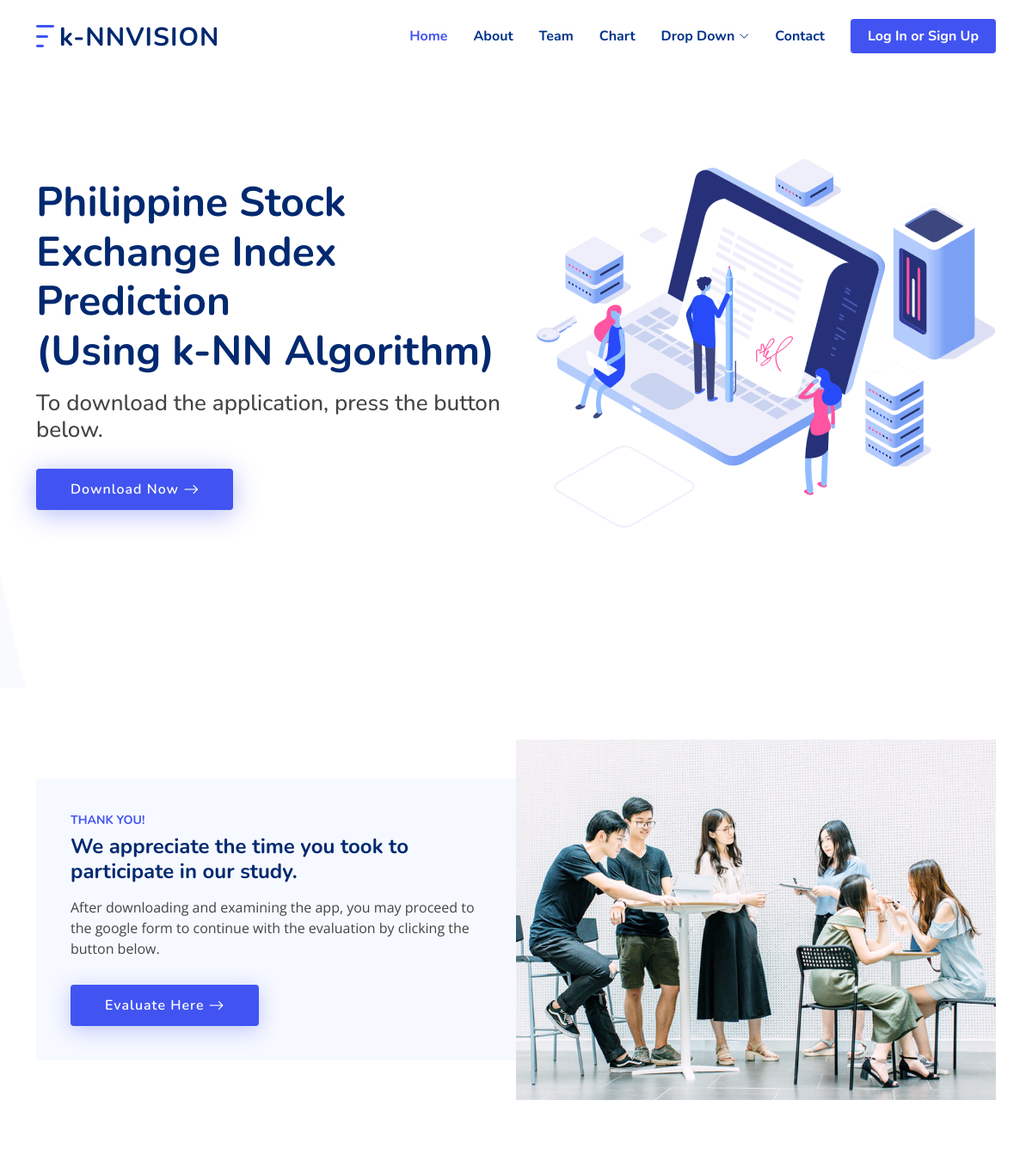
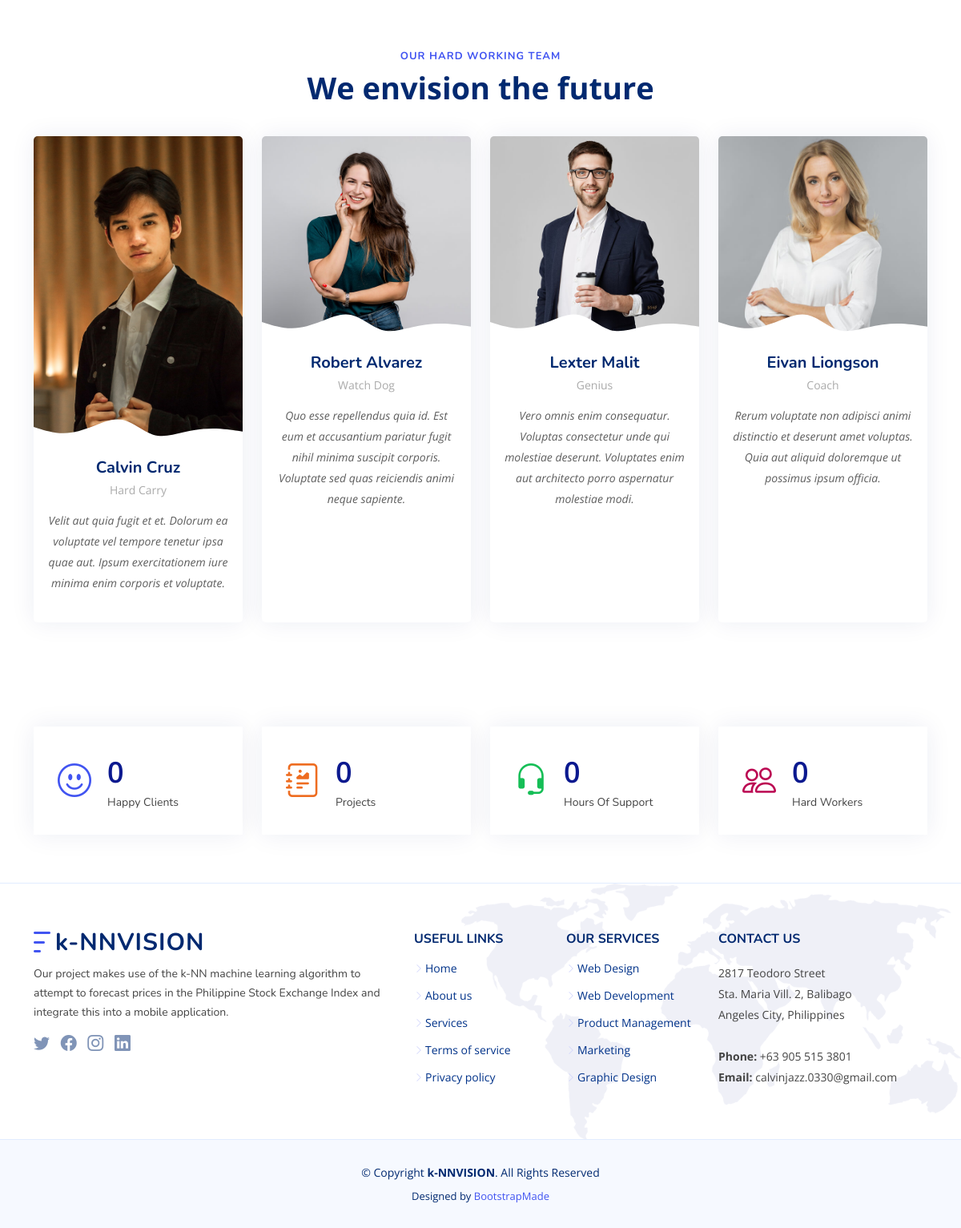
The page / on the database its author committed (2 pictures, top to bottom).
### myApp/models.py (models this page shows)
class Member(models.Model):
    name = models.CharField(max_length=20)
    details = models.CharField(max_length=200)

### myApp/views.py (the view)
# urls.py: path('', views.index, name='index'),
def index(request):
    context = {
        'member':Member.objects.all()
    }
    return render(request, 'index.html', context)

### templates/index.html (shortened to what this page needs)
{% load static %}
<!DOCTYPE html>
<html lang="en">
<head>
  <link href="{% static 'assets/vendor/bootstrap/css/bootstrap.min.css' %}" rel="stylesheet">
  <link href="{% static 'assets/vendor/bootstrap-icons/bootstrap-icons.css' %}" rel="stylesheet">
  <link href="{% static 'assets/vendor/aos/aos.css' %}" rel="stylesheet">
  <link href="{% static 'assets/vendor/remixicon/remixicon.css' %}" rel="stylesheet">
  <link href="{% static 'assets/vendor/swiper/swiper-bundle.min.css' %}" rel="stylesheet">
  <link href="{% static 'assets/vendor/glightbox/css/glightbox.min.css' %}" rel="stylesheet">
  <link href="{% static 'assets/css/style.css' %}" rel="stylesheet">
</head>
<body>
  <header id="header" class="header fixed-top">
    <div class="container-fluid container-xl d-flex align-items-center justify-content-between">
      <a href="" class="logo d-flex align-items-center">
        <img src="{% static 'assets/img/logo.png' %}" alt="">
        <span>k-NNVISION</span>
      </a>
      <nav id="navbar" class="navbar">
        <ul>
          <li><a class="nav-link scrollto active" href="#hero">Home</a></li>
          <li><a class="nav-link scrollto" href="#about">About</a></li>
          <li><a class="nav-link scrollto" href="#team">Team</a></li>
          <li><a href="chart">Chart</a></li>
          <li class="dropdown"><a href="#"><span>Drop Down</span> <i class="bi bi-chevron-down"></i></a>
          </li>
          <li><a class="nav-link scrollto" href="#footer">Contact</a></li>
          {% if user.is_authenticated %}
          <li><a class="getstarted scrollto" href="logout">Log Out</a></li>
          {% else %}
          <li><a class="getstarted scrollto" href="login">Log In or Sign Up</a></li>
          {% endif %}
        </ul>
      </nav>
    </div>
  </header>
  <section id="hero" class="hero d-flex align-items-center">
    <div class="container">
      <div class="row">
        <div class="col-lg-6 d-flex flex-column justify-content-center">
          {% if user.is_authenticated %}
          <h1>Welcome, {{user.first_name}}</h1>
          {% else %}
          <h1 data-aos="fade-up">Philippine Stock Exchange Index Prediction <br>(Using k-NN Algorithm)</h1>
          {% endif %}
          <h2 data-aos="fade-up" data-aos-delay="400">To download the application, press the button below.</h2>
          <div data-aos="fade-up" data-aos-delay="600">
            <div class="text-center text-lg-start">
              <a href="download" class="btn-get-started scrollto d-inline-flex align-items-center justify-content-center align-self-center">
                <span>Download Now</span>
                <i class="bi bi-arrow-right"></i>
              </a>
            </div>
          </div>
        </div>
        <div class="col-lg-6 hero-img" data-aos="zoom-out" data-aos-delay="200">
          <img src="{% static 'assets/img/hero-img.png' %}" class="img-fluid" alt="">
        </div>
      </div>
    </div>
  </section>
  <main id="main">
    <section id="about" class="about">
      <div class="container" data-aos="fade-up">
        <div class="row gx-0">
          <div class="col-lg-6 d-flex flex-column justify-content-center" data-aos="fade-up" data-aos-delay="200">
            <div class="content">
              <h3>Thank you!</h3>
              <h2>We appreciate the time you took to participate in our study.</h2>
              <p>
                After downloading and examining the app, you may proceed to the google form to continue with the evaluation by clicking the button below.
              </p>
              <div class="text-center text-lg-start">
                <a href="#" class="btn-read-more d-inline-flex align-items-center justify-content-center align-self-center">
                  <span>Evaluate Here</span>
                  <i class="bi bi-arrow-right"></i>
                </a>
              </div>
            </div>
          </div>
          <div class="col-lg-6 d-flex align-items-center" data-aos="zoom-out" data-aos-delay="200">
            <img src="{% static 'assets/img/about.jpg' %}" class="img-fluid" alt="">
          </div>
        </div>
      </div>
    </section>
    <section id="team" class="team">
      <div class="container" data-aos="fade-up">
        <header class="section-header">
          <h2>Our hard working team</h2>
          <p>We envision the future</p>
        </header>
        <div class="row gy-4">
          <div class="col-lg-3 col-md-6 d-flex align-items-stretch" data-aos="fade-up" data-aos-delay="100">
            <div class="member">
              <div class="member-img">
                <img src="{% static 'assets/img/team/team-1.jpg' %}" class="img-fluid" alt="">
              </div>
              <div class="member-info">
                <h4>{{member.0.name}}</h4>
                <span>{{member.0.details}}</span>
                <p>Velit aut quia fugit et et. Dolorum ea voluptate vel tempore tenetur ipsa quae aut. Ipsum exercitationem iure minima enim corporis et voluptate.</p>
              </div>
            </div>
          </div>
          <div class="col-lg-3 col-md-6 d-flex align-items-stretch" data-aos="fade-up" data-aos-delay="200">
            <div class="member">
              <div class="member-img">
                <img src="{% static 'assets/img/team/team-2.jpg' %}" class="img-fluid" alt="">
              </div>
              <div class="member-info">
                <h4>{{member.1.name}}</h4>
                <span>{{member.1.details}}</span>
                <p>Quo esse repellendus quia id. Est eum et accusantium pariatur fugit nihil minima suscipit corporis. Voluptate sed quas reiciendis animi neque sapiente.</p>
              </div>
            </div>
          </div>
          <div class="col-lg-3 col-md-6 d-flex align-items-stretch" data-aos="fade-up" data-aos-delay="300">
            <div class="member">
              <div class="member-img">
                <img src="{% static 'assets/img/team/team-3.jpg' %}" class="img-fluid" alt="">
              </div>
              <div class="member-info">
                <h4>{{member.2.name}}</h4>
                <span>{{member.2.details}}</span>
                <p>Vero omnis enim consequatur. Voluptas consectetur unde qui molestiae deserunt. Voluptates enim aut architecto porro aspernatur molestiae modi.</p>
              </div>
            </div>
          </div>
          <div class="col-lg-3 col-md-6 d-flex align-items-stretch" data-aos="fade-up" data-aos-delay="400">
            <div class="member">
              <div class="member-img">
                <img src="{% static 'assets/img/team/team-4.jpg' %}" class="img-fluid" alt="">
              </div>
              <div class="member-info">
                <h4>{{member.3.name}}</h4>
                <span>{{member.3.details}}</span>
                <p>Rerum voluptate non adipisci animi distinctio et deserunt amet voluptas. Quia aut aliquid doloremque ut possimus ipsum officia.</p>
              </div>
            </div>
          </div>
        </div>
      </div>
    </section>
    <section id="counts" class="counts">
      <div class="container" data-aos="fade-up">
        <div class="row gy-4">
          <div class="col-lg-3 col-md-6">
            <div class="count-box">
              <i class="bi bi-emoji-smile"></i>
              <div>
                <span data-purecounter-start="0" data-purecounter-end="232" data-purecounter-duration="1" class="purecounter"></span>
                <p>Happy Clients</p>
              </div>
            </div>
          </div>
          <div class="col-lg-3 col-md-6">
            <div class="count-box">
              <i class="bi bi-journal-richtext" style="color: #ee6c20;"></i>
              <div>
                <span data-purecounter-start="0" data-purecounter-end="521" data-purecounter-duration="1" class="purecounter"></span>
                <p>Projects</p>
              </div>
            </div>
          </div>
          <div class="col-lg-3 col-md-6">
            <div class="count-box">
              <i class="bi bi-headset" style="color: #15be56;"></i>
              <div>
                <span data-purecounter-start="0" data-purecounter-end="1463" data-purecounter-duration="1" class="purecounter"></span>
                <p>Hours Of Support</p>
              </div>
            </div>
          </div>
          <div class="col-lg-3 col-md-6">
            <div class="count-box">
              <i class="bi bi-people" style="color: #bb0852;"></i>
              <div>
                <span data-purecounter-start="0" data-purecounter-end="15" data-purecounter-duration="1" class="purecounter"></span>
                <p>Hard Workers</p>
              </div>
            </div>
          </div>
        </div>
      </div>
    </section>
  </main>
  <footer id="footer" class="footer">
    <div class="footer-top">
      <div class="container">
        <div class="row gy-4">
          <div class="col-lg-5 col-md-12 footer-info">
            <a href="index.html" class="logo d-flex align-items-center">
              <img src="{% static 'assets/img/logo.png' %}" alt="">
              <span>k-NNVISION</span>
            </a>
            <p>Our project makes use of the k-NN machine learning algorithm to attempt to forecast prices in the Philippine Stock Exchange Index and integrate this into a mobile application.</p>
            <div class="social-links mt-3">
              <a href="#" class="twitter"><i class="bi bi-twitter"></i></a>
              <a href="#" class="facebook"><i class="bi bi-facebook"></i></a>
              <a href="#" class="instagram"><i class="bi bi-instagram bx bxl-instagram"></i></a>
              <a href="#" class="linkedin"><i class="bi bi-linkedin bx bxl-linkedin"></i></a>
            </div>
          </div>
          <div class="col-lg-2 col-6 footer-links">
            <h4>Useful Links</h4>
            <ul>
              <li><i class="bi bi-chevron-right"></i> <a href="#">Home</a></li>
              <li><i class="bi bi-chevron-right"></i> <a href="#">About us</a></li>
              <li><i class="bi bi-chevron-right"></i> <a href="#">Services</a></li>
              <li><i class="bi bi-chevron-right"></i> <a href="#">Terms of service</a></li>
              <li><i class="bi bi-chevron-right"></i> <a href="#">Privacy policy</a></li>
            </ul>
          </div>
          <div class="col-lg-2 col-6 footer-links">
            <h4>Our Services</h4>
            <ul>
              <li><i class="bi bi-chevron-right"></i> <a href="#">Web Design</a></li>
              <li><i class="bi bi-chevron-right"></i> <a href="#">Web Development</a></li>
              <li><i class="bi bi-chevron-right"></i> <a href="#">Product Management</a></li>
              <li><i class="bi bi-chevron-right"></i> <a href="#">Marketing</a></li>
              <li><i class="bi bi-chevron-right"></i> <a href="#">Graphic Design</a></li>
            </ul>
          </div>
          <div class="col-lg-3 col-md-12 footer-contact text-center text-md-start">
            <h4>Contact Us</h4>
            <p>
              2817 Teodoro Street <br>
              Sta. Maria Vill. 2, Balibago<br>
              Angeles City, Philippines <br><br>
              <strong>Phone:</strong> +63 905 515 3801<br>
              <strong>Email:</strong> calvinjazz.0330@gmail.com<br>
            </p>
          </div>
        </div>
      </div>
    </div>
    <div class="container">
      <div class="copyright">
        &copy; Copyright <strong><span>k-NNVISION</span></strong>. All Rights Reserved
      </div>
      <div class="credits">
        Designed by <a href="https://bootstrapmade.com/">BootstrapMade</a>
      </div>
    </div>
  </footer>
</body>
</html>

### rows shown on the page
Member: name "Calvin Cruz", details "Hard Carry"
Member: name "Robert Alvarez", details "Watch Dog"
Member: name "Lexter Malit", details "Genius"
Member: name "Eivan Liongson", details "Coach"
